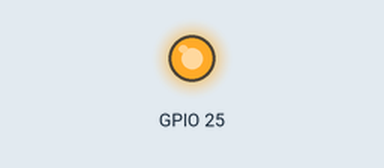
Bench run of a sketch on a simulated ESP32. Shown: output pins drawn as LEDs (lit = HIGH). What the sketch prints to the serial monitor is not drawn.

Above: at 0.1 s.
Timing chart, 0 to 1.6 s (numbered marks = the images above):
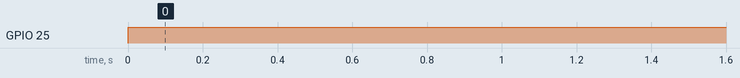

Measured:
- by itself, GPIO 25: LOW → HIGH at 0.00 s

The sketch:

ESP32_analogRead_analogWrite.ino
```cpp
#include "esp32-hal-dac.h"
#include "driver/dac.h"

void setup() {
  // Initialize DAC
  Serial.begin(115200);
  dac_output_enable(DAC_CHANNEL_1);
}

void loop() {
  Serial.println("Set DAC1 output to 2.5V ------------------------------- ");
  // Set DAC1 output to 2.5V
  dac_output_voltage(DAC_CHANNEL_1, 512);
  delay(2000);

  Serial.println("Set DAC1 output to 1.65V ------------------------------- ");
  // Set DAC1 output to 1.65V
  ledcWrite(DAC_CHANNEL_1, 128);
  delay(2000);
}
```
